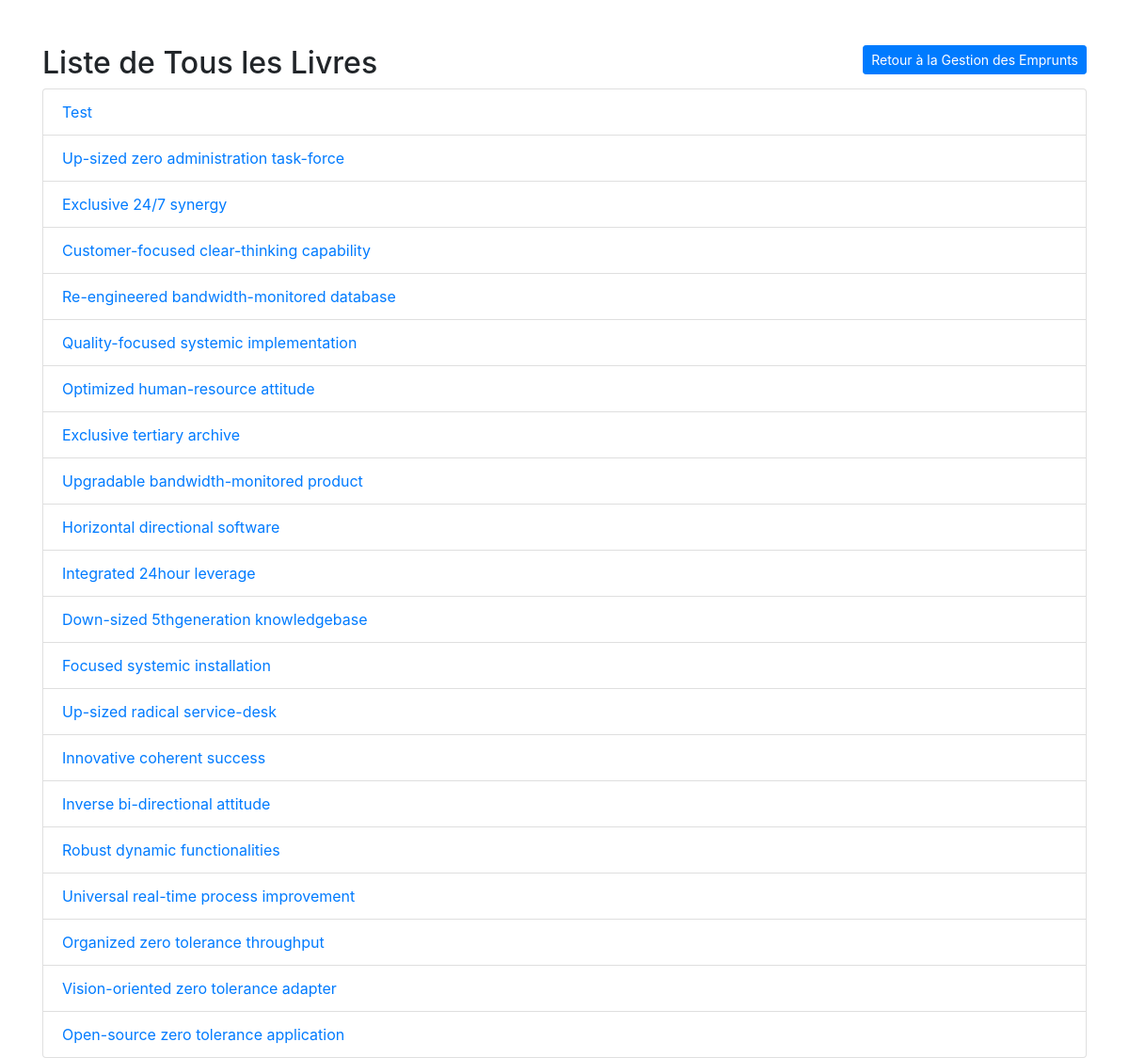
/bibliotheque/liste_tous_livres/, run on the app's committed database.
### bibliotheque/models.py (models this page shows, shortened)
class Livre(models.Model):
    code_livre = models.AutoField(primary_key=True)
    titre_livre = models.CharField(max_length=100)
    nbre_pages = models.IntegerField()
    exemplaires_disponibles = models.IntegerField(default=0)
    code_auteur = models.ForeignKey(Auteur, on_delete=models.CASCADE)

### bibliotheque/views.py (the view)
# urls.py: path('liste_tous_livres/', liste_tous_livres, name='liste_tous_livres'),
def liste_tous_livres(request):
    livres = Livre.objects.all()
    return render(request, 'emprunts/liste_tous_livres.html', {'livres': livres})

### templates/emprunts/liste_tous_livres.html (shortened to what this page needs)
<!DOCTYPE html>
<html lang="en">
<head>
    <link rel="stylesheet" href="https://stackpath.bootstrapcdn.com/bootstrap/4.5.2/css/bootstrap.min.css">
</head>
<body>
<div class="container mt-5">
    <a href="{% url 'gestion_emprunts' %}" class="btn btn-primary btn-sm float-right">Retour à la Gestion des Emprunts</a>
    <h2>Liste de Tous les Livres</h2>
    <ul class="list-group">
        {% for livre in livres %}
            <li class="list-group-item"><a href="{% url 'liste_emprunteurs_livre' code_livre=livre.code_livre %}">{{ livre.titre_livre }}</a></li>
        {% endfor %}
    </ul>
</div>
</body>
</html>

### data on the page
Livre: titre_livre "Test"
Livre: titre_livre "Up-sized zero administration task-force"
Livre: titre_livre "Exclusive 24/7 synergy"
Livre: titre_livre "Customer-focused clear-thinking capability"
Livre: titre_livre "Re-engineered bandwidth-monitored database"
Livre: titre_livre "Quality-focused systemic implementation"
Livre: titre_livre "Optimized human-resource attitude"
Livre: titre_livre "Exclusive tertiary archive"
Livre: titre_livre "Upgradable bandwidth-monitored product"
Livre: titre_livre "Horizontal directional software"
Livre: titre_livre "Integrated 24hour leverage"
Livre: titre_livre "Down-sized 5thgeneration knowledgebase"
Livre: titre_livre "Focused systemic installation"
Livre: titre_livre "Up-sized radical service-desk"
Livre: titre_livre "Innovative coherent success"
Livre: titre_livre "Inverse bi-directional attitude"
Livre: titre_livre "Robust dynamic functionalities"
Livre: titre_livre "Universal real-time process improvement"
Livre: titre_livre "Organized zero tolerance throughput"
Livre: titre_livre "Vision-oriented zero tolerance adapter"
Livre: titre_livre "Open-source zero tolerance application"
